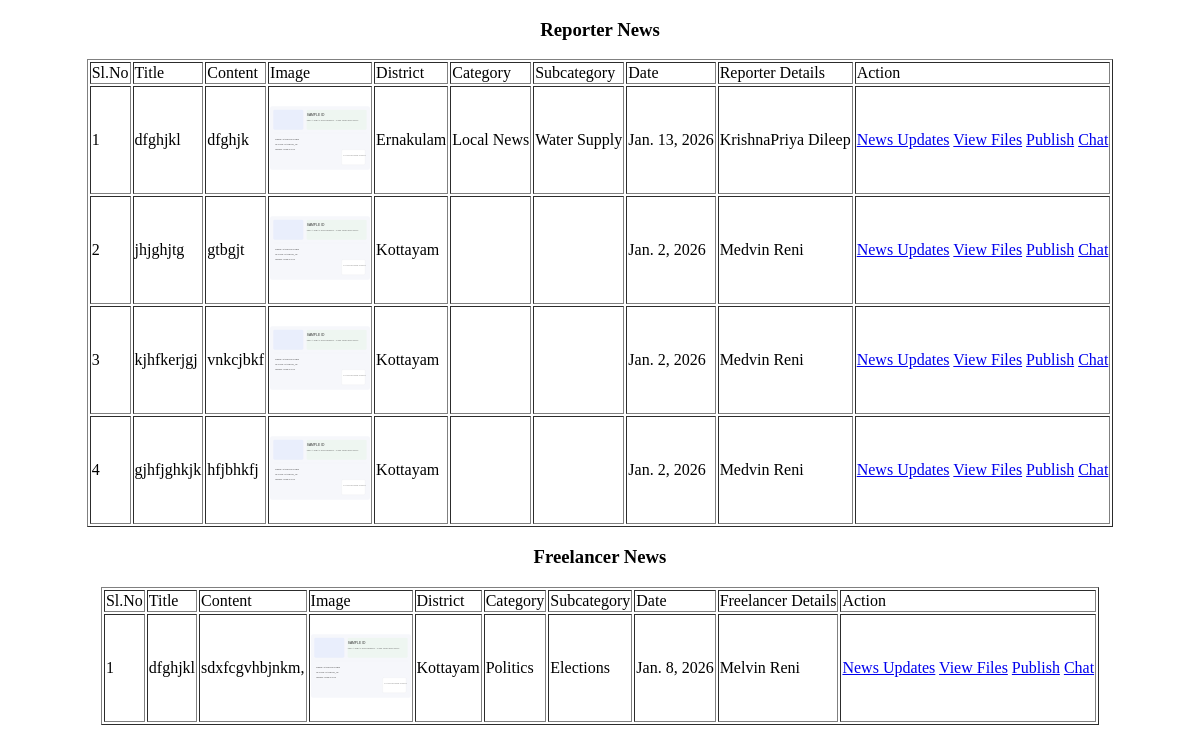
The page /Editor/ViewVerifiednews/ (signed in) on the database as committed earlier.
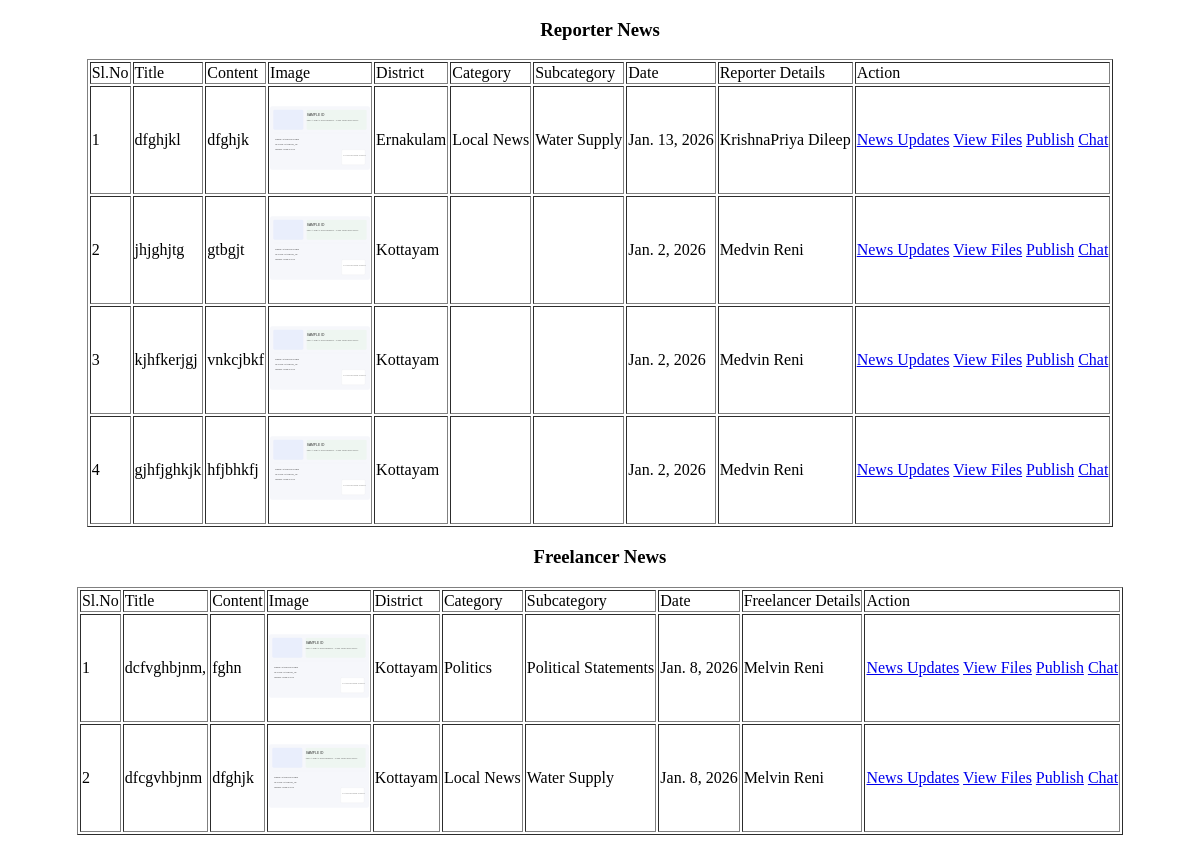
The same page on the database as committed later.
### Reporter/models.py (models this page shows)
class tbl_news(models.Model):
    news_title=models.CharField(max_length=50)
    news_content=models.CharField(max_length=50)
    news_image=models.FileField(upload_to="Assets/news/")
    news_date=models.DateField(auto_now_add=True)
    news_status=models.IntegerField(default=0)
    subcategory=models.ForeignKey(tbl_subcategory,on_delete=models.CASCADE,null=True)
    user=models.ForeignKey(tbl_user,on_delete=models.CASCADE,null=True)
    reporter=models.ForeignKey(tbl_reporter,on_delete=models.CASCADE,null=True)
    verifier=models.ForeignKey(tbl_verifier,on_delete=models.CASCADE,null=True)

### Guest/models.py (models this page shows)
class tbl_reporter(models.Model):
    reporter_name=models.CharField(max_length=50)
    reporter_email=models.CharField(max_length=50)
    reporter_contact=models.CharField(max_length=50)
    reporter_gender=models.CharField(max_length=50)
    reporter_dob=models.CharField(max_length=50)
    reporter_address=models.CharField(max_length=50, null=True, blank=True)
    reporter_password=models.CharField(max_length=50)
    reporter_photo=models.FileField(upload_to="Assets/UserDocs/")
    reporter_proof=models.FileField(upload_to="Assets/UserDocs/")
    reporter_status=models.IntegerField(default=0)
    place=models.ForeignKey(tbl_place,on_delete=models.CASCADE)

class tbl_user(models.Model):
    user_name=models.CharField(max_length=50)
    user_email=models.CharField(max_length=50)
    user_contact=models.CharField(max_length=50)
    user_gender=models.CharField(max_length=50)
    user_dob=models.CharField(max_length=50)
    user_address=models.CharField(max_length=80)
    user_photo=models.FileField(upload_to="Assets/UserDocs/")
    user_proof=models.FileField(upload_to="Assets/UserDocs/")
    user_work=models.FileField(upload_to="Assets/UserDocs/")
    skill_type=models.ForeignKey(tbl_skilltype,on_delete=models.CASCADE)
    user_level=models.CharField(max_length=50)
    user_bio=models.CharField(max_length=50)
    user_social=models.CharField(max_length=50)
    user_password=models.CharField(max_length=50)
    user_status=models.IntegerField(default=0)
    place=models.ForeignKey(tbl_place,on_delete=models.CASCADE)

### Admin/models.py (models this page shows)
class tbl_place(models.Model):
    place_name=models.CharField(max_length=50)
    district=models.ForeignKey(tbl_district,on_delete=models.CASCADE)

class tbl_district(models.Model):
    district_name=models.CharField(max_length=50)

class tbl_subcategory(models.Model):
    subcategory_name=models.CharField(max_length=50)
    category=models.ForeignKey(tbl_category,on_delete=models.CASCADE)

class tbl_category(models.Model):
    category_name=models.CharField(max_length=50)

### Editor/views.py (the view)
# urls.py: path('ViewVerifiednews/',views.ViewVerifiednews,name="ViewVerifiednews"),
def ViewVerifiednews(request):
    if "Eid" in request.session:
        reporterdata=tbl_reporter.objects.all()
        reporternews=tbl_news.objects.filter(news_status=1,reporter__in=reporterdata)
        userdata=tbl_user.objects.all()
        freelancernews=tbl_news.objects.filter(news_status=1,user__in=userdata)
        return render(request,'Editor/ViewVerifiednews.html',{'reporternews':reporternews,'freelancernews':freelancernews})
    else:
        return render(request,'Guest/Login.html')

### Editor/Templates/Editor/ViewVerifiednews.html (shortened to what this page needs)
<!DOCTYPE html>
<html lang="en">
<head>
</head>
<body>
    <form action="" method="post">
        <h3 align="center">Reporter News</h3>
        <table border="1" align="center">
            <tr>
                <td>Sl.No</td>
                <td>Title</td>
                <td>Content</td>
                <td>Image</td>
                <td>District</td>
                <td>Category</td>
                <td>Subcategory</td>
                <td>Date</td>
                <td>Reporter Details</td>
                <td>Action</td>
            </tr>
            {% for i in reporternews %}
            <tr>
                <td>{{forloop.counter}}</td>
                <td>{{i.news_title}}</td>
                <td>{{i.news_content}}</td>
                <td><img src="{{i.news_image.url}}" alt="" width="100" height="100"></td>
                <td>{{i.reporter.place.district.district_name}}</td>
                <td>{{i.subcategory.category.category_name}}</td>
                <td>{{i.subcategory.subcategory_name}}</td>
                <td>{{i.news_date}}</td>
                <td>{{i.reporter.reporter_name}}</td>
                <td><a href="{% url 'Editor:NewsUpdatesR' i.id %}">News Updates</a>
                    <a href="{% url 'Editor:ViewFiles' i.id %}"> View Files</a>
                    <a href="{% url 'Editor:PublishedNews' i.id %}">Publish</a>
                     <a href="{% url 'Editor:chatpager' i.reporter.id %}">Chat</a>
                </td>
            </tr>
            {% endfor %}
            </table>
            <h3 align="center">Freelancer News</h3>
            <table border="1" align="center">
            <tr>
                <td>Sl.No</td>
                <td>Title</td>
                <td>Content</td>
                <td>Image</td>
                <td>District</td>
                <td>Category</td>
                <td>Subcategory</td>
                <td>Date</td>
                <td>Freelancer Details</td>
                <td>Action</td>
            </tr>
            {% for i in freelancernews %}
            <tr>
                <td>{{forloop.counter}}</td>
                <td>{{i.news_title}}</td>
                <td>{{i.news_content}}</td>
                <td><img src="{{i.news_image.url}}" alt="" width="100" height="100"></td>
                <td>{{i.user.place.district.district_name}}</td>
                <td>{{i.subcategory.category.category_name}}</td>
                <td>{{i.subcategory.subcategory_name}}</td>
                <td>{{i.news_date}}</td>
                <td>{{i.user.user_name}}</td>
                <td><a href="{% url 'Editor:NewsUpdatesR' i.id %}">News Updates</a>
                    <a href="{% url 'Editor:ViewFiles' i.id %}">View Files</a>
                    <a href="{% url 'Editor:FPublishedNews' i.id %}">Publish</a>
                     <a href="{% url 'Editor:chatpage' i.user.id %}">Chat</a>
                </td>
            </tr>
            {% endfor %}
            </table>
    </form>
</body>
</html>

Rows that differ between the two databases and show on the page:
no longer on this page (row edited): tbl_news: news_title "dfghjkl", news_content "sdxfcgvhbjnkm,", news_image (picture), user.place.district.district_name "Kottayam", subcategory.category.category_name "Politics", subcategory.subcategory_name "Elections", news_date "Jan. 8, 2026", user.user_name "Melvin Reni", shown under "Freelancer News"
now on this page (row edited): tbl_news: news_title "dcfvghbjnm,", news_content "fghn", news_image (picture), user.place.district.district_name "Kottayam", subcategory.category.category_name "Politics", subcategory.subcategory_name "Political Statements", news_date "Jan. 8, 2026", user.user_name "Melvin Reni", shown under "Freelancer News"
now on this page (row edited): tbl_news: news_title "dfcgvhbjnm", news_content "dfghjk", news_image (picture), user.place.district.district_name "Kottayam", subcategory.category.category_name "Local News", subcategory.subcategory_name "Water Supply", news_date "Jan. 8, 2026", user.user_name "Melvin Reni", shown under "Freelancer News"
